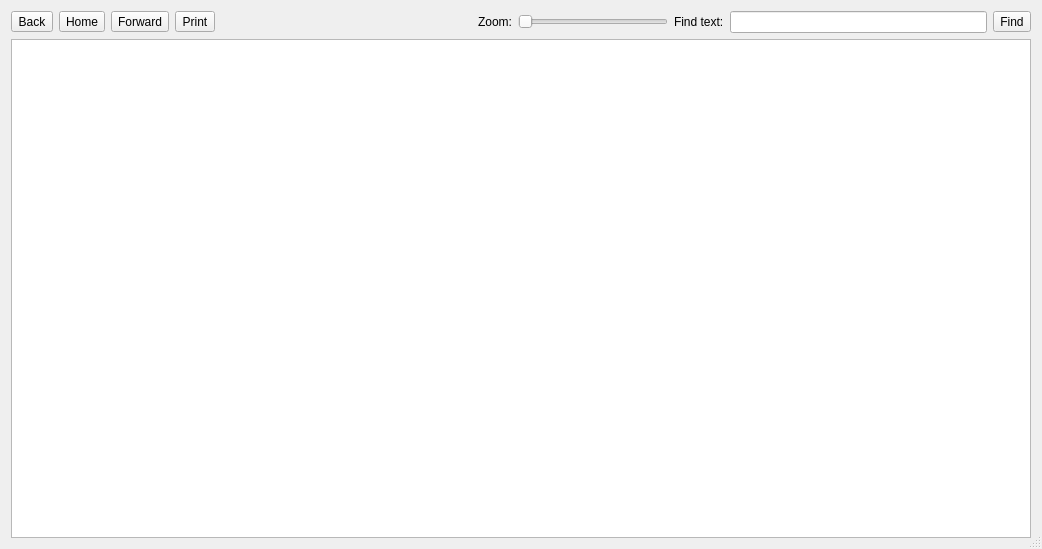
<?xml version="1.0" encoding="UTF-8"?>
<ui version="4.0">
 <class>HelpDialog</class>
 <widget class="QDialog" name="HelpDialog">
  <property name="windowModality">
   <enum>Qt::WindowModality::NonModal</enum>
  </property>
  <property name="geometry">
   <rect>
    <x>0</x>
    <y>0</y>
    <width>1042</width>
    <height>549</height>
   </rect>
  </property>
  <property name="windowTitle">
   <string>Help Dialog</string>
  </property>
  <property name="sizeGripEnabled">
   <bool>true</bool>
  </property>
  <layout class="QVBoxLayout" name="verticalLayout">
   <item>
    <layout class="QHBoxLayout" name="horizontalLayout">
     <item>
      <widget class="QToolButton" name="toolButtonBack">
       <property name="text">
        <string>Back</string>
       </property>
       <property name="iconSize">
        <size>
         <width>32</width>
         <height>32</height>
        </size>
       </property>
      </widget>
     </item>
     <item>
      <widget class="QToolButton" name="toolButtonHome">
       <property name="text">
        <string>Home</string>
       </property>
       <property name="iconSize">
        <size>
         <width>32</width>
         <height>32</height>
        </size>
       </property>
      </widget>
     </item>
     <item>
      <widget class="QToolButton" name="toolButtonForward">
       <property name="text">
        <string>Forward</string>
       </property>
       <property name="iconSize">
        <size>
         <width>32</width>
         <height>32</height>
        </size>
       </property>
      </widget>
     </item>
     <item>
      <widget class="QToolButton" name="toolButtonPrint">
       <property name="text">
        <string>Print</string>
       </property>
       <property name="iconSize">
        <size>
         <width>32</width>
         <height>32</height>
        </size>
       </property>
      </widget>
     </item>
     <item>
      <spacer name="horizontalSpacer_2">
       <property name="orientation">
        <enum>Qt::Orientation::Horizontal</enum>
       </property>
       <property name="sizeHint" stdset="0">
        <size>
         <width>40</width>
         <height>20</height>
        </size>
       </property>
      </spacer>
     </item>
     <item>
      <widget class="QLabel" name="label1">
       <property name="text">
        <string>Zoom:</string>
       </property>
       <property name="wordWrap">
        <bool>false</bool>
       </property>
       <property name="margin">
        <number>2</number>
       </property>
      </widget>
     </item>
     <item>
      <widget class="QSlider" name="horizontalSliderZoom">
       <property name="sizePolicy">
        <sizepolicy hsizetype="Fixed" vsizetype="Fixed">
         <horstretch>0</horstretch>
         <verstretch>0</verstretch>
        </sizepolicy>
       </property>
       <property name="minimumSize">
        <size>
         <width>150</width>
         <height>0</height>
        </size>
       </property>
       <property name="maximumSize">
        <size>
         <width>150</width>
         <height>16777215</height>
        </size>
       </property>
       <property name="minimum">
        <number>1</number>
       </property>
       <property name="maximum">
        <number>7</number>
       </property>
       <property name="pageStep">
        <number>1</number>
       </property>
       <property name="orientation">
        <enum>Qt::Orientation::Horizontal</enum>
       </property>
       <property name="tickPosition">
        <enum>QSlider::TickPosition::NoTicks</enum>
       </property>
      </widget>
     </item>
     <item>
      <widget class="QLabel" name="label2">
       <property name="text">
        <string>Find text:</string>
       </property>
      </widget>
     </item>
     <item>
      <widget class="QLineEdit" name="lineEditFind">
       <property name="maxLength">
        <number>64</number>
       </property>
      </widget>
     </item>
     <item>
      <widget class="QToolButton" name="toolButtonFind">
       <property name="text">
        <string>Find</string>
       </property>
       <property name="iconSize">
        <size>
         <width>32</width>
         <height>32</height>
        </size>
       </property>
      </widget>
     </item>
    </layout>
   </item>
   <item>
    <widget class="QTextBrowser" name="textBrowserContent">
     <property name="openExternalLinks">
      <bool>true</bool>
     </property>
    </widget>
   </item>
  </layout>
 </widget>
 <tabstops>
  <tabstop>toolButtonHome</tabstop>
  <tabstop>toolButtonBack</tabstop>
  <tabstop>toolButtonForward</tabstop>
  <tabstop>horizontalSliderZoom</tabstop>
  <tabstop>lineEditFind</tabstop>
  <tabstop>toolButtonFind</tabstop>
  <tabstop>textBrowserContent</tabstop>
 </tabstops>
 <resources>
  <include location="../../resources.qrc"/>
 </resources>
 <connections/>
</ui>
